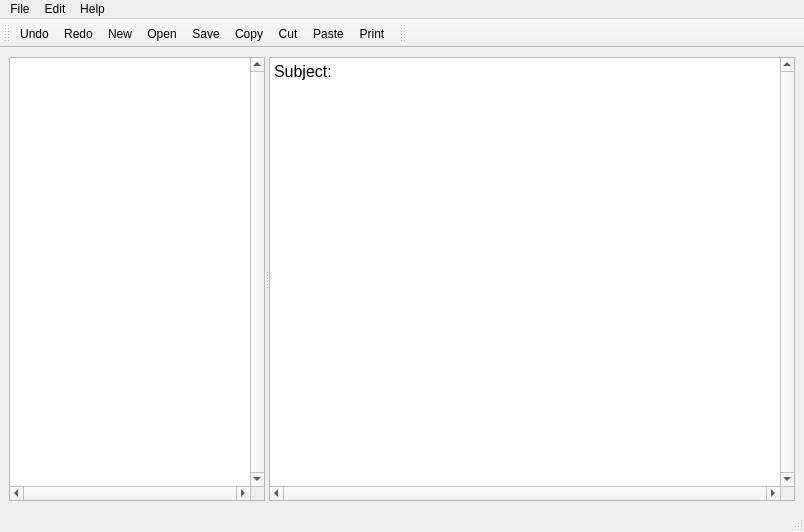
<?xml version="1.0" encoding="UTF-8"?>
<ui version="4.0">
 <class>MainWindow</class>
 <widget class="QMainWindow" name="MainWindow">
  <property name="geometry">
   <rect>
    <x>0</x>
    <y>0</y>
    <width>804</width>
    <height>532</height>
   </rect>
  </property>
  <property name="windowTitle">
   <string>NoteBook</string>
  </property>
  <property name="windowIcon">
   <iconset resource="Resources.qrc">
    <normaloff>:/Images/Images/Icons/Icons/notes.png</normaloff>:/Images/Images/Icons/Icons/notes.png</iconset>
  </property>
  <property name="styleSheet">
   <string notr="true"/>
  </property>
  <widget class="QWidget" name="centralwidget">
   <layout class="QVBoxLayout" name="verticalLayout">
    <item>
     <widget class="QSplitter" name="splitter">
      <property name="orientation">
       <enum>Qt::Horizontal</enum>
      </property>
      <widget class="QTreeView" name="treeView">
       <property name="sizePolicy">
        <sizepolicy hsizetype="Expanding" vsizetype="Expanding">
         <horstretch>0</horstretch>
         <verstretch>0</verstretch>
        </sizepolicy>
       </property>
       <property name="verticalScrollBarPolicy">
        <enum>Qt::ScrollBarAlwaysOn</enum>
       </property>
       <property name="horizontalScrollBarPolicy">
        <enum>Qt::ScrollBarAlwaysOn</enum>
       </property>
       <property name="sizeAdjustPolicy">
        <enum>QAbstractScrollArea::AdjustIgnored</enum>
       </property>
      </widget>
      <widget class="QTextEdit" name="textEdit">
       <property name="sizePolicy">
        <sizepolicy hsizetype="Expanding" vsizetype="Expanding">
         <horstretch>40</horstretch>
         <verstretch>0</verstretch>
        </sizepolicy>
       </property>
       <property name="toolTip">
        <string/>
       </property>
       <property name="styleSheet">
        <string notr="true">font: 12pt &quot;Sans Serif&quot;;</string>
       </property>
       <property name="verticalScrollBarPolicy">
        <enum>Qt::ScrollBarAlwaysOn</enum>
       </property>
       <property name="horizontalScrollBarPolicy">
        <enum>Qt::ScrollBarAlwaysOn</enum>
       </property>
       <property name="html">
        <string>&lt;!DOCTYPE HTML PUBLIC &quot;-//W3C//DTD HTML 4.0//EN&quot; &quot;http://www.w3.org/TR/REC-html40/strict.dtd&quot;&gt;
&lt;html&gt;&lt;head&gt;&lt;meta name=&quot;qrichtext&quot; content=&quot;1&quot; /&gt;&lt;style type=&quot;text/css&quot;&gt;
p, li { white-space: pre-wrap; }
&lt;/style&gt;&lt;/head&gt;&lt;body style=&quot; font-family:'Sans Serif'; font-size:12pt; font-weight:400; font-style:normal;&quot;&gt;
&lt;p style=&quot; margin-top:0px; margin-bottom:0px; margin-left:0px; margin-right:0px; -qt-block-indent:0; text-indent:0px;&quot;&gt;&lt;a name=&quot;date&quot;&gt;&lt;/a&gt;Subject:&lt;/p&gt;
&lt;p style=&quot;-qt-paragraph-type:empty; margin-top:0px; margin-bottom:0px; margin-left:0px; margin-right:0px; -qt-block-indent:0; text-indent:0px;&quot;&gt;&lt;br /&gt;&lt;/p&gt;
&lt;p style=&quot;-qt-paragraph-type:empty; margin-top:0px; margin-bottom:0px; margin-left:0px; margin-right:0px; -qt-block-indent:0; text-indent:0px;&quot;&gt;&lt;br /&gt;&lt;/p&gt;&lt;/body&gt;&lt;/html&gt;</string>
       </property>
      </widget>
     </widget>
    </item>
   </layout>
  </widget>
  <widget class="QMenuBar" name="menubar">
   <property name="geometry">
    <rect>
     <x>0</x>
     <y>0</y>
     <width>804</width>
     <height>24</height>
    </rect>
   </property>
   <widget class="QMenu" name="menuFile">
    <property name="title">
     <string>File</string>
    </property>
    <addaction name="actionNew"/>
    <addaction name="actionOpen"/>
    <addaction name="actionSave"/>
    <addaction name="actionPrint"/>
   </widget>
   <widget class="QMenu" name="menuEdit">
    <property name="title">
     <string>Edit</string>
    </property>
    <addaction name="actionCopy"/>
    <addaction name="actionPaste"/>
    <addaction name="actionCut"/>
    <addaction name="actionUndo"/>
    <addaction name="actionRedo"/>
   </widget>
   <widget class="QMenu" name="menuHelp">
    <property name="title">
     <string>Help</string>
    </property>
    <addaction name="actionAbout"/>
   </widget>
   <addaction name="menuFile"/>
   <addaction name="menuEdit"/>
   <addaction name="menuHelp"/>
  </widget>
  <widget class="QStatusBar" name="statusbar"/>
  <widget class="QToolBar" name="toolBar">
   <property name="windowTitle">
    <string>toolBar</string>
   </property>
   <attribute name="toolBarArea">
    <enum>TopToolBarArea</enum>
   </attribute>
   <attribute name="toolBarBreak">
    <bool>false</bool>
   </attribute>
   <addaction name="actionUndo"/>
   <addaction name="actionRedo"/>
   <addaction name="actionNew"/>
   <addaction name="actionOpen"/>
   <addaction name="actionSave"/>
   <addaction name="actionCopy"/>
   <addaction name="actionCut"/>
   <addaction name="actionPaste"/>
   <addaction name="actionPrint"/>
  </widget>
  <widget class="QToolBar" name="toolBar_2">
   <property name="windowTitle">
    <string>toolBar_2</string>
   </property>
   <attribute name="toolBarArea">
    <enum>TopToolBarArea</enum>
   </attribute>
   <attribute name="toolBarBreak">
    <bool>false</bool>
   </attribute>
  </widget>
  <action name="actionNew">
   <property name="icon">
    <iconset resource="Resources.qrc">
     <normaloff>:/Images/Images/Icons/Icons/new.png</normaloff>:/Images/Images/Icons/Icons/new.png</iconset>
   </property>
   <property name="text">
    <string>New</string>
   </property>
  </action>
  <action name="actionOpen">
   <property name="icon">
    <iconset resource="Resources.qrc">
     <normaloff>:/Images/Images/Icons/Icons/open.png</normaloff>:/Images/Images/Icons/Icons/open.png</iconset>
   </property>
   <property name="text">
    <string>Open</string>
   </property>
  </action>
  <action name="actionSave">
   <property name="icon">
    <iconset resource="Resources.qrc">
     <normaloff>:/Images/Images/Icons/Icons/save-file.png</normaloff>:/Images/Images/Icons/Icons/save-file.png</iconset>
   </property>
   <property name="text">
    <string>Save</string>
   </property>
  </action>
  <action name="actionPrint">
   <property name="icon">
    <iconset resource="Resources.qrc">
     <normaloff>:/Images/Images/Icons/Icons/printer.png</normaloff>:/Images/Images/Icons/Icons/printer.png</iconset>
   </property>
   <property name="text">
    <string>Print</string>
   </property>
  </action>
  <action name="actionCopy">
   <property name="icon">
    <iconset resource="Resources.qrc">
     <normaloff>:/Images/Images/Icons/Icons/copy.png</normaloff>:/Images/Images/Icons/Icons/copy.png</iconset>
   </property>
   <property name="text">
    <string>Copy</string>
   </property>
  </action>
  <action name="actionPaste">
   <property name="icon">
    <iconset resource="Resources.qrc">
     <normaloff>:/Images/Images/Icons/Icons/clipboard-paste-option.png</normaloff>:/Images/Images/Icons/Icons/clipboard-paste-option.png</iconset>
   </property>
   <property name="text">
    <string>Paste</string>
   </property>
  </action>
  <action name="actionCut">
   <property name="icon">
    <iconset>
     <normaloff>:/Images/Images/Icons/Icons/Cut.bmp</normaloff>
     <normalon>:/Images/Images/Icons/Icons/scissors.png</normalon>:/Images/Images/Icons/Icons/Cut.bmp</iconset>
   </property>
   <property name="text">
    <string>Cut</string>
   </property>
  </action>
  <action name="actionUndo">
   <property name="icon">
    <iconset resource="Resources.qrc">
     <normaloff>:/Images/Images/Icons/Icons/left-arrow.png</normaloff>
     <normalon>:/Images/Images/Icons/Icons/undo.jpg</normalon>:/Images/Images/Icons/Icons/left-arrow.png</iconset>
   </property>
   <property name="text">
    <string>Undo</string>
   </property>
  </action>
  <action name="actionRedo">
   <property name="icon">
    <iconset>
     <normaloff>:/Images/Images/Icons/Icons/redo.jpg</normaloff>
     <normalon>:/Images/Images/Icons/Icons/right-arrow.png</normalon>:/Images/Images/Icons/Icons/redo.jpg</iconset>
   </property>
   <property name="text">
    <string>Redo</string>
   </property>
  </action>
  <action name="actionAbout">
   <property name="icon">
    <iconset>
     <normalon>:/Images/Images/Icons/Icons/notes.png</normalon>
    </iconset>
   </property>
   <property name="text">
    <string>About</string>
   </property>
  </action>
 </widget>
 <tabstops>
  <tabstop>treeView</tabstop>
 </tabstops>
 <resources>
  <include location="Resources.qrc"/>
 </resources>
 <connections>
  <connection>
   <sender>treeView</sender>
   <signal>pressed(QModelIndex)</signal>
   <receiver>treeView</receiver>
   <slot>scrollToTop()</slot>
   <hints>
    <hint type="sourcelabel">
     <x>98</x>
     <y>288</y>
    </hint>
    <hint type="destinationlabel">
     <x>21</x>
     <y>281</y>
    </hint>
   </hints>
  </connection>
 </connections>
</ui>
